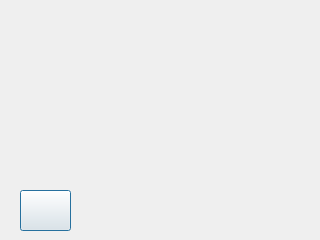
<?xml version="1.0" encoding="UTF-8"?>
<ui version="4.0">
 <class>DateTime</class>
 <widget class="QDialog" name="DateTime">
  <property name="geometry">
   <rect>
    <x>0</x>
    <y>0</y>
    <width>320</width>
    <height>240</height>
   </rect>
  </property>
  <property name="windowTitle">
   <string>Dialog</string>
  </property>
  <widget class="QPushButton" name="BackDt">
   <property name="geometry">
    <rect>
     <x>20</x>
     <y>190</y>
     <width>51</width>
     <height>41</height>
    </rect>
   </property>
   <property name="text">
    <string/>
   </property>
   <property name="icon">
    <iconset resource="images.qrc">
     <normaloff>:/Images/back.png</normaloff>:/Images/back.png</iconset>
   </property>
   <property name="iconSize">
    <size>
     <width>40</width>
     <height>40</height>
    </size>
   </property>
  </widget>
 </widget>
 <resources>
  <include location="images.qrc"/>
 </resources>
 <connections/>
</ui>
